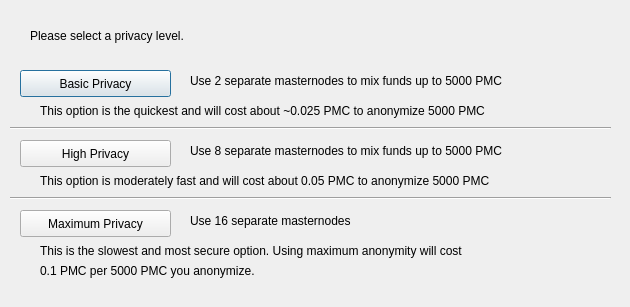
<?xml version="1.0" encoding="UTF-8"?>
<ui version="4.0">
 <class>DarksendConfig</class>
 <widget class="QDialog" name="DarksendConfig">
  <property name="geometry">
   <rect>
    <x>0</x>
    <y>0</y>
    <width>630</width>
    <height>307</height>
   </rect>
  </property>
  <property name="windowTitle">
   <string>Configure PrivateSend</string>
  </property>
  <widget class="QPushButton" name="buttonBasic">
   <property name="geometry">
    <rect>
     <x>20</x>
     <y>70</y>
     <width>151</width>
     <height>27</height>
    </rect>
   </property>
   <property name="text">
    <string>Basic Privacy</string>
   </property>
  </widget>
  <widget class="QPushButton" name="buttonHigh">
   <property name="geometry">
    <rect>
     <x>20</x>
     <y>140</y>
     <width>151</width>
     <height>27</height>
    </rect>
   </property>
   <property name="text">
    <string>High Privacy</string>
   </property>
  </widget>
  <widget class="QPushButton" name="buttonMax">
   <property name="geometry">
    <rect>
     <x>20</x>
     <y>210</y>
     <width>151</width>
     <height>27</height>
    </rect>
   </property>
   <property name="text">
    <string>Maximum Privacy</string>
   </property>
  </widget>
  <widget class="QLabel" name="label">
   <property name="geometry">
    <rect>
     <x>30</x>
     <y>20</y>
     <width>571</width>
     <height>31</height>
    </rect>
   </property>
   <property name="text">
    <string>Please select a privacy level.</string>
   </property>
  </widget>
  <widget class="QLabel" name="label_2">
   <property name="geometry">
    <rect>
     <x>190</x>
     <y>70</y>
     <width>421</width>
     <height>21</height>
    </rect>
   </property>
   <property name="text">
    <string>Use 2 separate masternodes to mix funds up to 5000 PMC</string>
   </property>
  </widget>
  <widget class="QLabel" name="label_3">
   <property name="geometry">
    <rect>
     <x>190</x>
     <y>140</y>
     <width>411</width>
     <height>21</height>
    </rect>
   </property>
   <property name="text">
    <string>Use 8 separate masternodes to mix funds up to 5000 PMC</string>
   </property>
  </widget>
  <widget class="QLabel" name="label_4">
   <property name="geometry">
    <rect>
     <x>190</x>
     <y>210</y>
     <width>421</width>
     <height>21</height>
    </rect>
   </property>
   <property name="text">
    <string>Use 16 separate masternodes</string>
   </property>
  </widget>
  <widget class="QLabel" name="label_6">
   <property name="geometry">
    <rect>
     <x>40</x>
     <y>100</y>
     <width>561</width>
     <height>21</height>
    </rect>
   </property>
   <property name="text">
    <string>This option is the quickest and will cost about ~0.025 PMC to anonymize 5000 PMC</string>
   </property>
  </widget>
  <widget class="QLabel" name="label_7">
   <property name="geometry">
    <rect>
     <x>40</x>
     <y>170</y>
     <width>561</width>
     <height>21</height>
    </rect>
   </property>
   <property name="text">
    <string>This option is moderately fast and will cost about 0.05 PMC to anonymize 5000 PMC</string>
   </property>
  </widget>
  <widget class="QLabel" name="label_8">
   <property name="geometry">
    <rect>
     <x>40</x>
     <y>240</y>
     <width>561</width>
     <height>21</height>
    </rect>
   </property>
   <property name="text">
    <string>This is the slowest and most secure option. Using maximum anonymity will cost</string>
   </property>
  </widget>
  <widget class="QLabel" name="label_9">
   <property name="geometry">
    <rect>
     <x>40</x>
     <y>260</y>
     <width>561</width>
     <height>21</height>
    </rect>
   </property>
   <property name="text">
    <string>0.1 PMC per 5000 PMC you anonymize.</string>
   </property>
  </widget>
  <widget class="Line" name="line">
   <property name="geometry">
    <rect>
     <x>10</x>
     <y>120</y>
     <width>601</width>
     <height>16</height>
    </rect>
   </property>
   <property name="orientation">
    <enum>Qt::Horizontal</enum>
   </property>
  </widget>
  <widget class="Line" name="line_2">
   <property name="geometry">
    <rect>
     <x>10</x>
     <y>190</y>
     <width>601</width>
     <height>16</height>
    </rect>
   </property>
   <property name="orientation">
    <enum>Qt::Horizontal</enum>
   </property>
  </widget>
 </widget>
 <resources/>
 <connections/>
</ui>
